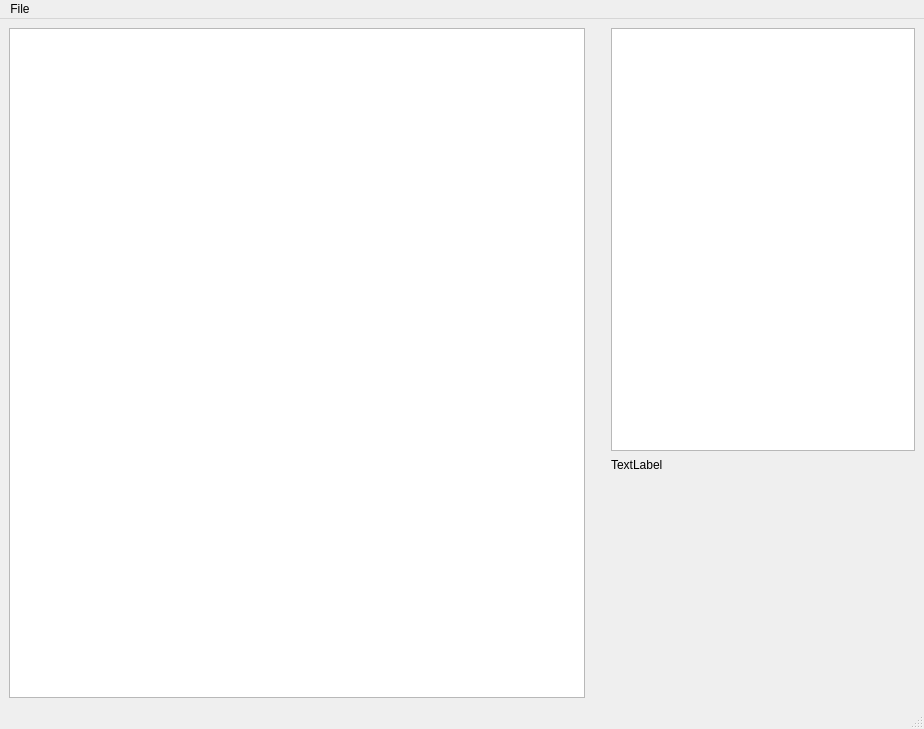
<?xml version="1.0" encoding="UTF-8"?>
<ui version="4.0">
 <class>MainWindow</class>
 <widget class="QMainWindow" name="MainWindow">
  <property name="geometry">
   <rect>
    <x>0</x>
    <y>0</y>
    <width>924</width>
    <height>729</height>
   </rect>
  </property>
  <property name="windowTitle">
   <string>MRFI_Config</string>
  </property>
  <widget class="QWidget" name="centralwidget">
   <layout class="QHBoxLayout" name="horizontalLayout_2">
    <item>
     <widget class="QTreeView" name="treeView">
      <property name="minimumSize">
       <size>
        <width>435</width>
        <height>0</height>
       </size>
      </property>
      <attribute name="headerVisible">
       <bool>false</bool>
      </attribute>
     </widget>
    </item>
    <item>
     <spacer name="verticalSpacer">
      <property name="orientation">
       <enum>Qt::Vertical</enum>
      </property>
      <property name="sizeHint" stdset="0">
       <size>
        <width>20</width>
        <height>40</height>
       </size>
      </property>
     </spacer>
    </item>
    <item>
     <widget class="QWidget" name="widget" native="true">
      <property name="minimumSize">
       <size>
        <width>200</width>
        <height>0</height>
       </size>
      </property>
      <property name="maximumSize">
       <size>
        <width>304</width>
        <height>16777215</height>
       </size>
      </property>
      <layout class="QVBoxLayout" name="verticalLayout_2">
       <property name="spacing">
        <number>7</number>
       </property>
       <property name="leftMargin">
        <number>0</number>
       </property>
       <property name="topMargin">
        <number>0</number>
       </property>
       <property name="rightMargin">
        <number>0</number>
       </property>
       <property name="bottomMargin">
        <number>0</number>
       </property>
       <item>
        <widget class="QTreeView" name="treeView_2"/>
       </item>
       <item>
        <widget class="QLabel" name="label">
         <property name="minimumSize">
          <size>
           <width>0</width>
           <height>240</height>
          </size>
         </property>
         <property name="text">
          <string>TextLabel</string>
         </property>
         <property name="alignment">
          <set>Qt::AlignLeading|Qt::AlignLeft|Qt::AlignTop</set>
         </property>
         <property name="margin">
          <number>0</number>
         </property>
        </widget>
       </item>
      </layout>
     </widget>
    </item>
   </layout>
  </widget>
  <widget class="QMenuBar" name="menubar">
   <property name="geometry">
    <rect>
     <x>0</x>
     <y>0</y>
     <width>924</width>
     <height>26</height>
    </rect>
   </property>
   <widget class="QMenu" name="menuFile">
    <property name="title">
     <string>File</string>
    </property>
    <addaction name="actionLoadConfig"/>
    <addaction name="actionSaveConfig"/>
   </widget>
   <addaction name="menuFile"/>
  </widget>
  <widget class="QStatusBar" name="statusbar"/>
  <action name="actionLoadConfig">
   <property name="text">
    <string>LoadConfig</string>
   </property>
  </action>
  <action name="actionSaveConfig">
   <property name="text">
    <string>SaveConfig</string>
   </property>
  </action>
 </widget>
 <resources/>
 <connections/>
</ui>
